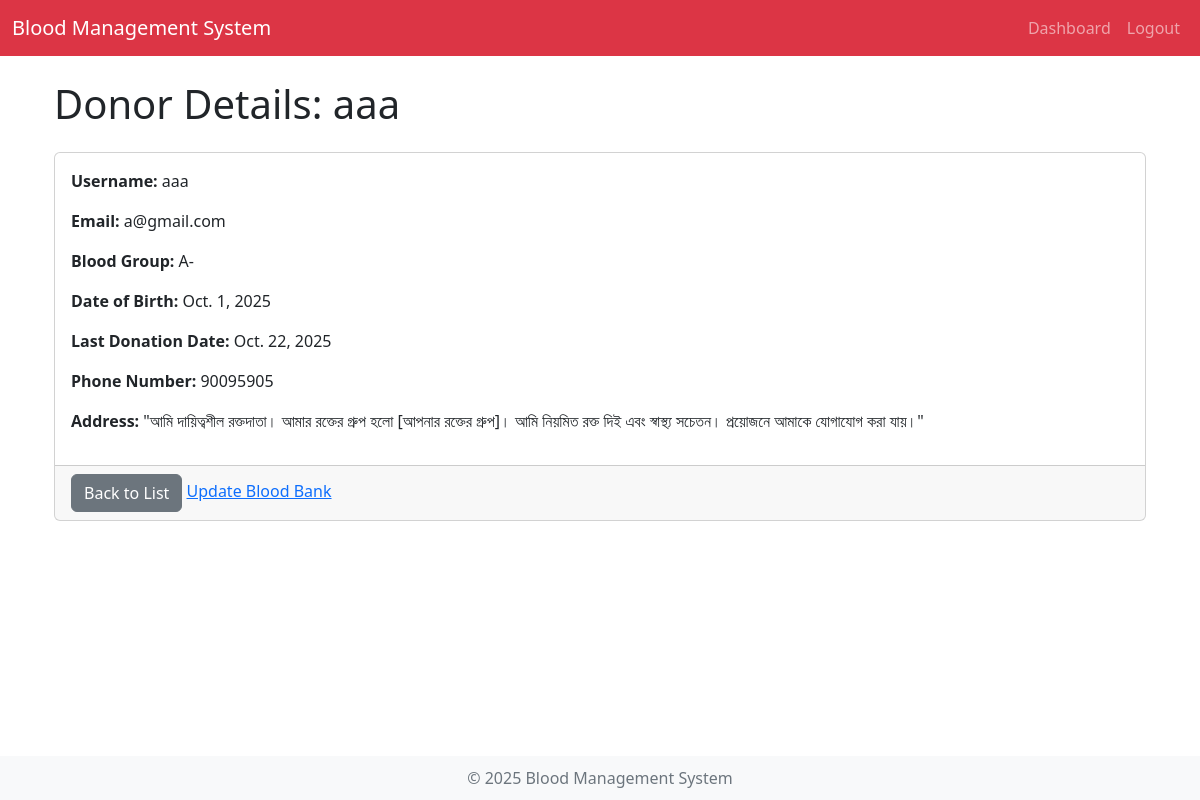
Page /manage/donors/3/ (signed in) on the committed database.
### core/models.py (models this page shows, shortened)
class Donor(models.Model):
    user = models.OneToOneField(User, on_delete=models.CASCADE, primary_key=True)
    blood_group = models.CharField(max_length=5, choices=[
        ("A+", "A+"), ("A-", "A-"), ("B+", "B+"), ("B-", "B-"),
        ("AB+", "AB+"), ("AB-", "AB-"), ("O+", "O+"), ("O-", "O-")
    ])
    date_of_birth = models.DateField(blank=True, null=True)
    last_donation_date = models.DateField(blank=True, null=True)
    phone_number = models.CharField(max_length=20, blank=True, null=True)
    address = models.TextField(blank=True, null=True)

class User(AbstractUser):
    is_donor = models.BooleanField(default=False)
    is_admin = models.BooleanField(default=False)

### core/views.py (the view)
# urls.py: path("manage/donors/<int:pk>/", views.donor_detail, name="donor_detail"),
@login_required
@user_passes_test(is_admin)
def donor_detail(request, pk):
    donor = get_object_or_404(Donor, pk=pk)
    return render(request, 'admin/donor_detail.html', {'donor': donor})

### core/views.py (called while the page is built)
def is_admin(user):
    return user.is_authenticated and user.is_admin

### core/templates/admin/donor_detail.html (shortened to what this page needs)
{% extends 'base.html' %}
{% block content %}
<div class="container">
    <h1 class="my-4">Donor Details: {{ donor.user.username }}</h1>
    <div class="card">
        <div class="card-body">
            <p><strong>Username:</strong> {{ donor.user.username }}</p>
            <p><strong>Email:</strong> {{ donor.user.email }}</p>
            <p><strong>Blood Group:</strong> {{ donor.blood_group }}</p>
            <p><strong>Date of Birth:</strong> {{ donor.date_of_birth|default:"N/A" }}</p>
            <p><strong>Last Donation Date:</strong> {{ donor.last_donation_date|default:"N/A" }}</p>
            <p><strong>Phone Number:</strong> {{ donor.phone_number|default:"N/A" }}</p>
            <p><strong>Address:</strong> {{ donor.address|default:"N/A" }}</p>
        </div>
        <div class="card-footer">
            <a href="{% url 'donor_list' %}" class="btn btn-secondary">Back to List</a>
            <a href="{% url 'blood_bank_update' donor.blood_bank.id %}">Update Blood Bank</a>
        </div>
    </div>
</div>
{% endblock %}

### core/templates/base.html (style rules this page uses)
body { padding-top: 56px; }

### rows in the picture
Donor: user.username "aaa", user.email "a@gmail.com", blood_group "A-", date_of_birth "Oct. 1, 2025", last_donation_date "Oct. 22, 2025", phone_number "90095905", address "\"আমি দায়িত্বশীল রক্তদাতা। আমার রক্তের গ্রুপ হলো [আপনার রক্তের গ্রুপ]। আমি নিয়মিত রক্ত দিই এবং স্বাস্থ্য সচেতন। প্রয়োজনে আমাকে যোগাযোগ করা যায়।\""
